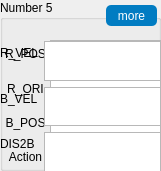
  <widget class="QGroupBox" name="Number5">
   <property name="geometry">
    <rect>
     <x>682</x>
     <y>520</y>
     <width>161</width>
     <height>171</height>
    </rect>
   </property>
   <property name="styleSheet">
    <string notr="true"/>
   </property>
   <property name="title">
    <string>Number 5</string>
   </property>
   <widget class="QPushButton" name="Num5_more">
    <property name="geometry">
     <rect>
      <x>106</x>
      <y>5</y>
      <width>51</width>
      <height>21</height>
     </rect>
    </property>
    <property name="focusPolicy">
     <enum>Qt::NoFocus</enum>
    </property>
    <property name="styleSheet">
     <string notr="true">QPushButton {
color:rgb(255,255,255);
background-color:rgb(1,124,194);
border:0;
border-radius:5px;
}
QPushButton:pressed{
color:rgb(182, 180, 180);
background-color:rgb(0, 46, 92);
border:0;
border-radius:5px;
}</string>
    </property>
    <property name="text">
     <string>more</string>
    </property>
   </widget>
   <widget class="QWidget" name="verticalLayoutWidget_5">
    <property name="geometry">
     <rect>
      <x>50</x>
      <y>40</y>
      <width>111</width>
      <height>131</height>
     </rect>
    </property>
    <layout class="QVBoxLayout" name="Num5_browser">
     <item>
      <widget class="QTextBrowser" name="Num5_R_POS_Browser">
       <property name="sizePolicy">
        <sizepolicy hsizetype="Expanding" vsizetype="Expanding">
         <horstretch>0</horstretch>
         <verstretch>0</verstretch>
        </sizepolicy>
       </property>
       <property name="font">
        <font>
         <pointsize>11</pointsize>
         <weight>50</weight>
         <bold>false</bold>
        </font>
       </property>
       <property name="focusPolicy">
        <enum>Qt::NoFocus</enum>
       </property>
       <property name="layoutDirection">
        <enum>Qt::LeftToRight</enum>
       </property>
      </widget>
     </item>
     <item>
      <widget class="QTextBrowser" name="Num5_R_ORI_Browser">
       <property name="sizePolicy">
        <sizepolicy hsizetype="Expanding" vsizetype="Expanding">
         <horstretch>0</horstretch>
         <verstretch>0</verstretch>
        </sizepolicy>
       </property>
       <property name="focusPolicy">
        <enum>Qt::NoFocus</enum>
       </property>
      </widget>
     </item>
     <item>
      <widget class="QTextBrowser" name="Num5_B_POS_Browser">
       <property name="sizePolicy">
        <sizepolicy hsizetype="Expanding" vsizetype="Expanding">
         <horstretch>0</horstretch>
         <verstretch>0</verstretch>
        </sizepolicy>
       </property>
       <property name="focusPolicy">
        <enum>Qt::NoFocus</enum>
       </property>
      </widget>
     </item>
     <item>
      <widget class="QTextBrowser" name="Num5_Action_Browser">
       <property name="focusPolicy">
        <enum>Qt::NoFocus</enum>
       </property>
      </widget>
     </item>
    </layout>
   </widget>
   <widget class="QWidget" name="verticalLayoutWidget_4">
    <property name="geometry">
     <rect>
      <x>0</x>
      <y>40</y>
      <width>51</width>
      <height>131</height>
     </rect>
    </property>
    <layout class="QVBoxLayout" name="Num5_lab">
     <item>
      <widget class="QLabel" name="Num5_R_POS">
       <property name="sizePolicy">
        <sizepolicy hsizetype="Expanding" vsizetype="Expanding">
         <horstretch>0</horstretch>
         <verstretch>0</verstretch>
        </sizepolicy>
       </property>
       <property name="text">
        <string>R_POS</string>
       </property>
       <property name="alignment">
        <set>Qt::AlignCenter</set>
       </property>
      </widget>
     </item>
     <item>
      <widget class="QLabel" name="Num5_R_ORI">
       <property name="sizePolicy">
        <sizepolicy hsizetype="Expanding" vsizetype="Expanding">
         <horstretch>0</horstretch>
         <verstretch>0</verstretch>
        </sizepolicy>
       </property>
       <property name="text">
        <string>R_ORI</string>
       </property>
       <property name="alignment">
        <set>Qt::AlignCenter</set>
       </property>
      </widget>
     </item>
     <item>
      <widget class="QLabel" name="Num5_B_POS">
       <property name="sizePolicy">
        <sizepolicy hsizetype="Expanding" vsizetype="Expanding">
         <horstretch>0</horstretch>
         <verstretch>0</verstretch>
        </sizepolicy>
       </property>
       <property name="text">
        <string>B_POS</string>
       </property>
       <property name="alignment">
        <set>Qt::AlignCenter</set>
       </property>
      </widget>
     </item>
     <item>
      <widget class="QLabel" name="Num5_Action">
       <property name="sizePolicy">
        <sizepolicy hsizetype="Expanding" vsizetype="Expanding">
         <horstretch>0</horstretch>
         <verstretch>0</verstretch>
        </sizepolicy>
       </property>
       <property name="text">
        <string>Action</string>
       </property>
       <property name="alignment">
        <set>Qt::AlignCenter</set>
       </property>
      </widget>
     </item>
    </layout>
   </widget>
   <widget class="QWidget" name="Number5_more" native="true">
    <property name="geometry">
     <rect>
      <x>0</x>
      <y>40</y>
      <width>161</width>
      <height>131</height>
     </rect>
    </property>
    <property name="styleSheet">
     <string notr="true"/>
    </property>
    <widget class="QWidget" name="formLayoutWidget">
     <property name="geometry">
      <rect>
       <x>0</x>
       <y>1</y>
       <width>161</width>
       <height>131</height>
      </rect>
     </property>
     <layout class="QFormLayout" name="Number5_display">
      <item row="0" column="0">
       <widget class="QLabel" name="Num5_R_VEL">
        <property name="text">
         <string>R_VEL</string>
        </property>
       </widget>
      </item>
      <item row="0" column="1">
       <widget class="QTextBrowser" name="Num5_R_VEL_Browser">
        <property name="focusPolicy">
         <enum>Qt::NoFocus</enum>
        </property>
       </widget>
      </item>
      <item row="1" column="0">
       <widget class="QLabel" name="Num5_B_VEL">
        <property name="text">
         <string>B_VEL</string>
        </property>
       </widget>
      </item>
      <item row="1" column="1">
       <widget class="QTextBrowser" name="Num5_B_VEL_Browser">
        <property name="focusPolicy">
         <enum>Qt::NoFocus</enum>
        </property>
       </widget>
      </item>
      <item row="2" column="0">
       <widget class="QLabel" name="disNum5">
        <property name="text">
         <string>DIS2B</string>
        </property>
       </widget>
      </item>
      <item row="2" column="1">
       <widget class="QTextBrowser" name="disNum5_Browser">
        <property name="focusPolicy">
         <enum>Qt::NoFocus</enum>
        </property>
       </widget>
      </item>
     </layout>
    </widget>
   </widget>
  </widget>
